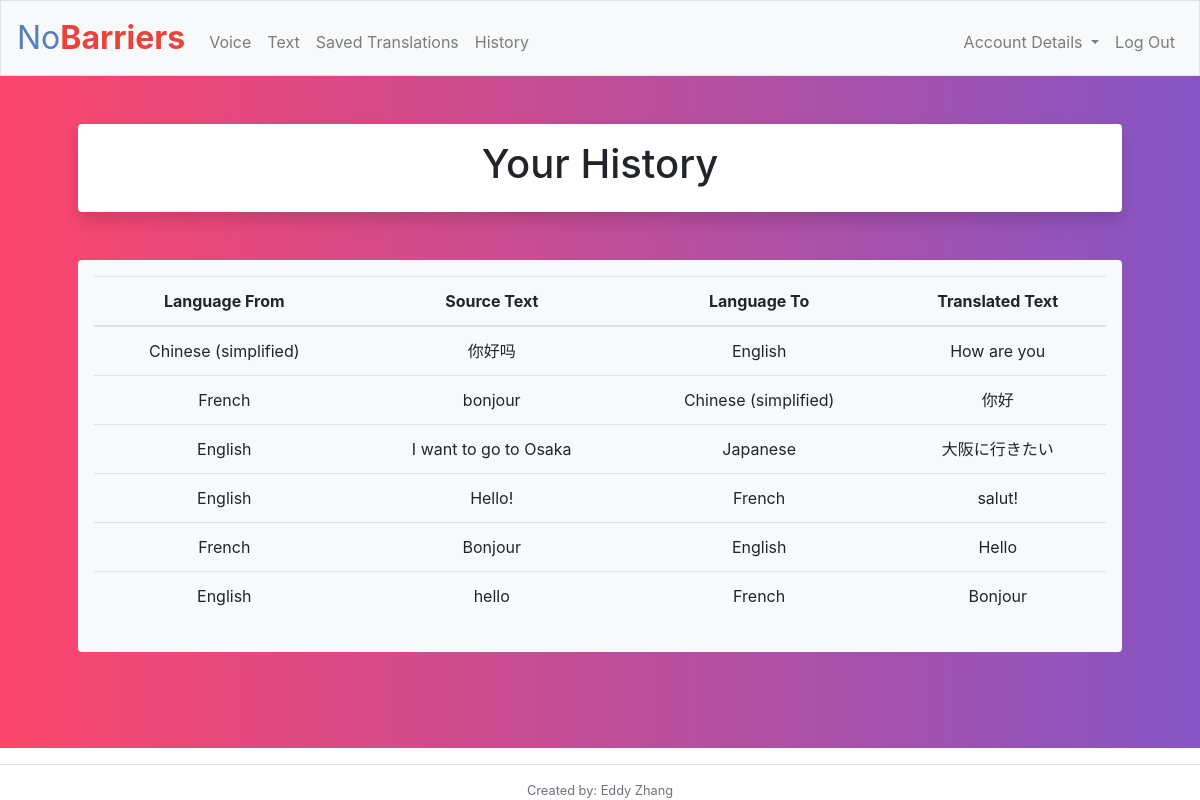
Screenshot of /history (signed in) with the database file from the repository.
### tables this page shows
CREATE TABLE history (userid INTEGER, src TEXT, dest TEXT, userInput NVARCHAR, translated NVARCHAR);

### app.py (the view)
@app.route("/history")
@login_required
def history():
    cur.execute("SELECT * FROM history WHERE userid = @userid", {"userid":session["user_id"]})
    userHistory = cur.fetchall()
    return render_template("history.html", userHistory=userHistory)

### app.py (called while the page is built)
@app.after_request
def after_request(response):
    response.headers["Cache-Control"] = "no-cache, no-store, must-revalidate"
    response.headers["Expires"] = 0
    response.headers["Pragma"] = "no-cache"
    return response

### helpers.py (called while the page is built)
def login_required(f):
    @wraps(f)
    def decorated_function(*args, **kwargs):
        if session.get("user_id") is None:
            return redirect("/login")
        return f(*args, **kwargs)
    return decorated_function

### templates/history.html (shortened to what this page needs)
{% extends "layout.html" %}
{% block main %}
    <div class="shadow p-3 mb-5 bg-white rounded">
        <h1 align = center>Your History</h1>
    </div>
    <div class="shadow-none p-3 mb-5 bg-light rounded">
        <table class="table">
            <thead>
                <tr>
                    <th scope="col">Language From</th>
                    <th scope="col">Source Text</th>
                    <th scope="col">Language To</th>
                    <th scope="col">Translated Text</th>
                </tr>
            </thead>
            <tbody>
                {% for row in userHistory %}
                    <tr>
                        <td>{{ row["src"] }}</td>
                        <td>{{ row["userInput"] }}</td>
                        <td>{{ row["dest"] }}</td>
                        <td>{{ row["translated"] }}</td>
                    </tr>
                {% endfor %}
            </tbody>
        </table>
    </div>
{% endblock %}

### templates/layout.html (shortened to what this page needs)
<!DOCTYPE html>
<html lang="en">
    <head>
        <link href="https://maxcdn.bootstrapcdn.com/bootstrap/4.1.3/css/bootstrap.min.css" rel="stylesheet">
        <link href="/static/styles.css" rel="stylesheet">
        <link href="https://stackpath.bootstrapcdn.com/bootstrap/4.5.0/css/bootstrap.min.css" rel="stylesheet">
    </head>
    <body>
        <nav class="navbar navbar-expand-md navbar-light bg-light border">
            <a class="navbar-brand" href="/"><span class="blue">No</span><span class="red"><b>Barriers</b></span></a>
            <div class="collapse navbar-collapse" id="navbar">
                {% if session.user_id %}
                    <ul class="navbar-nav mr-auto mt-2">
                        <li class="nav-item"><a class="nav-link" href="/voice">Voice</a></li>
                        <li class="nav-item"><a class="nav-link" href="/text">Text</a></li>
                        <li class="nav-item"><a class="nav-link" href="/saved">Saved Translations</a></li>
                        <li class="nav-item"><a class="nav-link" href="/history">History</a></li>
                    </ul>
                    <ul class="navbar-nav ml-auto mt-2">
                        <li class="nav-item dropdown">
                            <a class="nav-link dropdown-toggle" id="navbarDropdown" role="button" data-toggle="dropdown" aria-haspopup="true" aria-expanded="false">
                              Account Details
                            </a>
                        </li>
                        <li class="nav-item"><a class="nav-link" href="/logout">Log Out</a></li>
                    </ul>
                {% else %}
                    <ul class="navbar-nav ml-auto mt-2">
                        <li class="nav-item"><a class="nav-link" href="/register">Register</a></li>
                        <li class="nav-item"><a class="nav-link" href="/login">Log In</a></li>
                    </ul>
                {% endif %}
            </div>
        </nav>
        <div class="bg-image">
            <main class="container p-5">
                {% block main %}{% endblock %}
            </main>
        </div>
        <hr>
        <footer class="small text-center text-muted">
            Created by: Eddy Zhang
        </footer>
    </body>
</html>

### static/styles.css (style rules this page uses)
nav .navbar-brand { font-size: xx-large; }
nav .navbar-brand .blue { color: #537fbe; }
nav .navbar-brand .red { color: #ea433b; }
main { overflow-x: auto; text-align: center; }
.bg-image { background-image: url('cool-background.png'); }

### rows the page displays
history: src "Chinese (simplified)", userInput "你好吗", dest "English", translated "How are you"
history: src "French", userInput "bonjour", dest "Chinese (simplified)", translated "你好"
history: src "English", userInput "I want to go to Osaka", dest "Japanese", translated "大阪に行きたい"
history: src "English", userInput "Hello!", dest "French", translated "salut!"
history: src "French", userInput "Bonjour", dest "English", translated "Hello"
history: src "English", userInput "hello", dest "French", translated "Bonjour"
